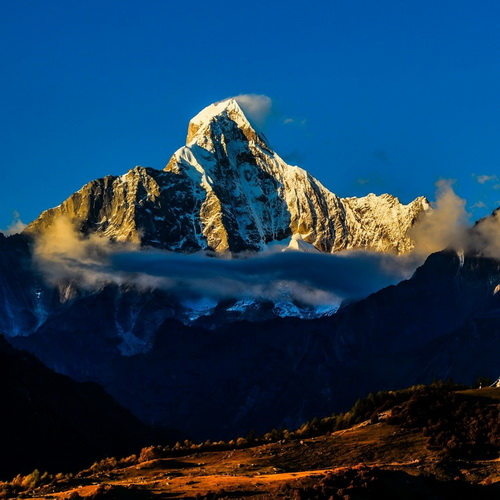
%> input picture Lab1/1.jpg, 500 x 500 px
$ octave lab2.m   (GNU Octave 9; MATLAB toolbox functions it lacks are replaced by stand-ins)
%> lines starting %> are read from the running program, lines starting %| are printed output that depends on the picture
    clear
	close all
	clc%清理Matlab窗口
	A=imread('1.jpg');%读取图像x.jpg（引号内是图像在计算机内的存储路径）
%> A is the input picture: size 500x500x3 uint8; mean R, G, B 24.8, 58.5, 87.2
	I=rgb2gray(A);%RGB图像转灰度图像
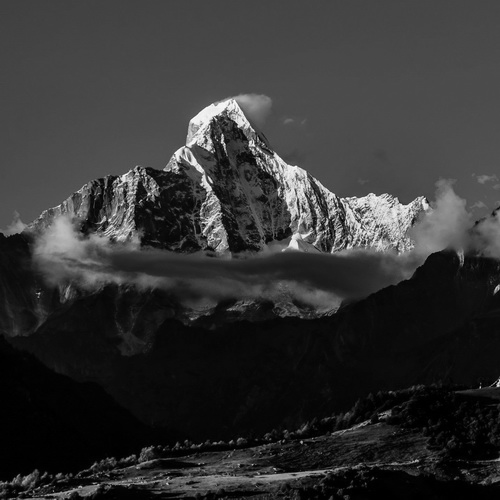
%> I: size 500x500 uint8; min 0, max 253, mean 51.7
    figure(1);
    subplot(2,3,1);
    imshow(I),title('原始图像');
	I=im2double(I);
%> I: size 500x500 double
	T=dctmtx(8);%得到一个8*8的离散余弦变化矩阵
	B=blkproc(I,[8 8],'P1*x*P2',T,T');
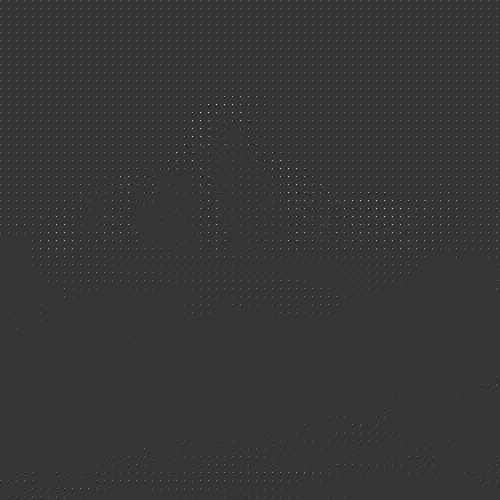
%> B: size 500x500 double; min -1.98, max 7.45, mean 0.0257; drawn with min black and max white
	%x是每一个分成的8*8大小的块
	%P1*x*P2相当于像素块的处理函数
	%p1=T,p2=T’,fun=p1*x*p2'=T*x*T'是进行离散余弦变换
%%
    m=[1 0 0 0 0 0 0 0
        0 0 0 0 0 0 0 0
        0 0 0 0 0 0 0 0
        0 0 0 0 0 0 0 0
        0 0 0 0 0 0 0 0
        0 0 0 0 0 0 0 0
        0 0 0 0 0 0 0 0
        0 0 0 0 0 0 0 0];%保留左上角1个系数
    B2=blkproc(B,[8 8],'P1.*x',m);%舍弃每个块中的高频系数，达到图像压缩的目的
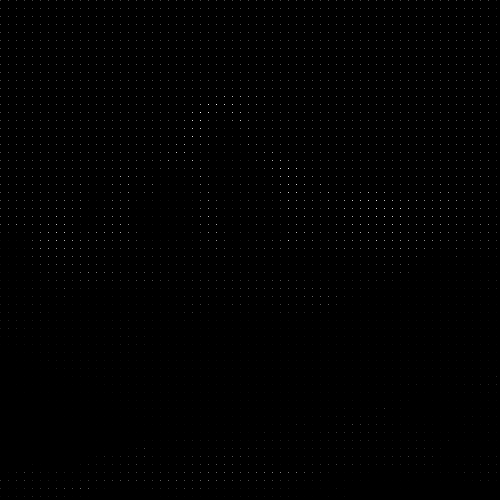
%> B2: size 500x500 double; min 0, max 7.45, mean 0.0253; drawn with min black and max white
    I2=blkproc(B2,[8 8],'P1*x*P2',T',T);%进行反余弦变换，得到压缩后的图象
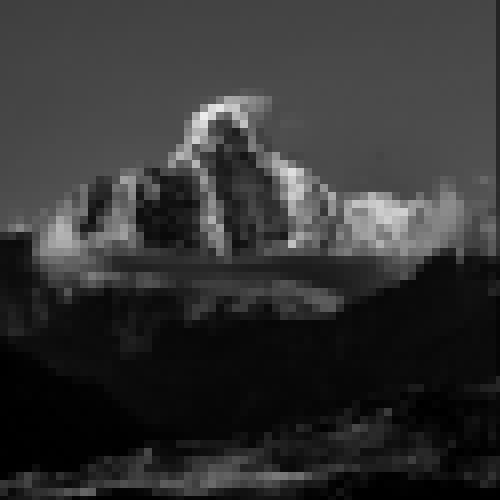
%> I2: size 500x500 double; min 0, max 0.931, mean 0.201
    miss=abs(I-I2);
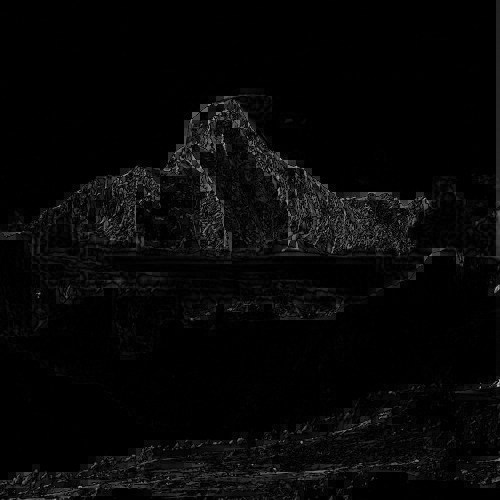
%> miss: size 500x500 double; min 0, max 0.713, mean 0.0302
    subplot(2,3,2);
    imshow(I2),title('压缩（解压缩）图像（1个系数）');
%%
    m3=[1 1 1 0 0 0 0 0
        1 1 0 0 0 0 0 0
        1 0 0 0 0 0 0 0
        0 0 0 0 0 0 0 0
        0 0 0 0 0 0 0 0
        0 0 0 0 0 0 0 0
        0 0 0 0 0 0 0 0
        0 0 0 0 0 0 0 0];%保留左上角6个系数
    B3=blkproc(B,[8 8],'P1.*x',m3);%舍弃每个块中的高频系数，达到图像压缩的目的
    I3=blkproc(B3,[8 8],'P1*x*P2',T',T);%进行反余弦变换，得到压缩后的图象
    miss3=abs(I-I3);
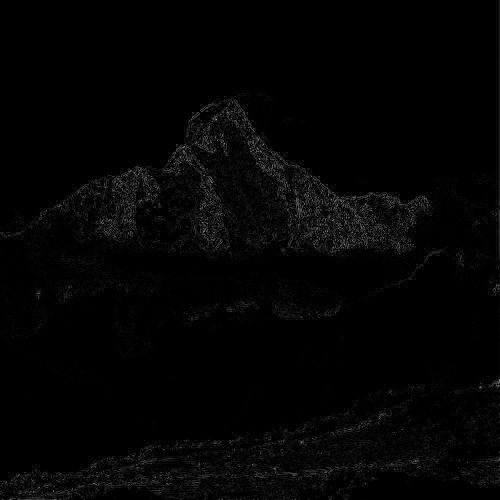
%> miss3: size 500x500 double; min 0, max 0.619, mean 0.0179
    subplot(2,3,3);
    imshow(I3),title('压缩（解压缩）图像（6个系数）');
%%
    m4=[1 1 1 1 1 0 0 0
        1 1 1 1 0 0 0 0
        1 1 1 0 0 0 0 0
        1 1 0 0 0 0 0 0
        1 0 0 0 0 0 0 0
        0 0 0 0 0 0 0 0
        0 0 0 0 0 0 0 0
        0 0 0 0 0 0 0 0];%保留左上角15个系数
    B4=blkproc(B,[8 8],'P1.*x',m4);%舍弃每个块中的高频系数，达到图像压缩的目的
    I4=blkproc(B4,[8 8],'P1*x*P2',T',T);%进行反余弦变换，得到压缩后的图象
    miss4=abs(I-I4);
    subplot(2,3,4);
    imshow(I4),title('压缩（解压缩）图像（15个系数）');
%%
    m5=[1 1 1 1 1 1 1 0
        1 1 1 1 1 1 0 0
        1 1 1 1 1 0 0 0
        1 1 1 1 0 0 0 0
        1 1 1 0 0 0 0 0
        1 1 0 0 0 0 0 0
        1 0 0 0 0 0 0 0
        0 0 0 0 0 0 0 0];%保留左上角28个系数
    B5=blkproc(B,[8 8],'P1.*x',m5);%舍弃每个块中的高频系数，达到图像压缩的目的
    I5=blkproc(B5,[8 8],'P1*x*P2',T',T);%进行反余弦变换，得到压缩后的图象
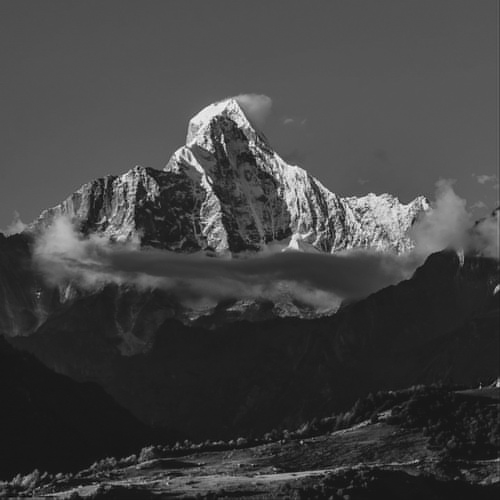
%> I5: size 500x500 double; min -0.108, max 1.07, mean 0.202; drawn with min black and max white
    miss5=abs(I-I5);
    subplot(2,3,5);
    imshow(I5),title('压缩（解压缩）图像（28个系数）');

$ run again, with Lab1/2.jpg copied over Lab1/1.jpg
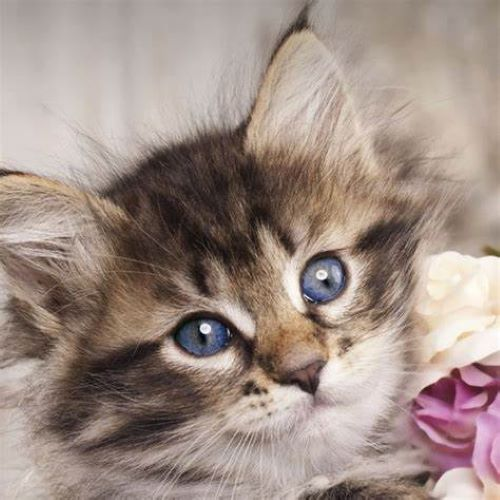
%> input picture Lab1/2.jpg, 500 x 500 px
%> A is the input picture: size 500x500x3 uint8; mean R, G, B 159.5, 142.1, 133.9
%> `I3=blkproc(B3,[8 8],'P1*x*P2',T',T);`:
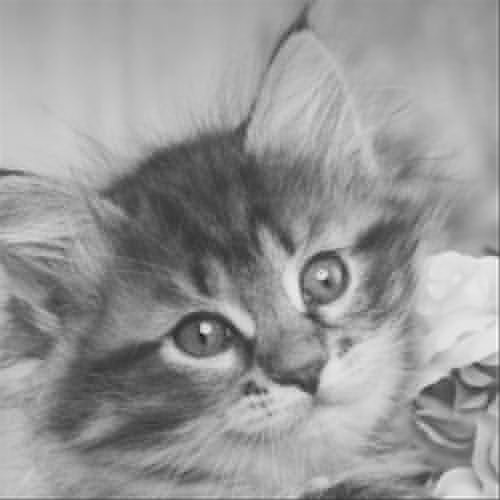
%> I3: size 500x500 double; min -0.219, max 1.11, mean 0.573; drawn with min black and max white
%> `miss3=abs(I-I3);`:
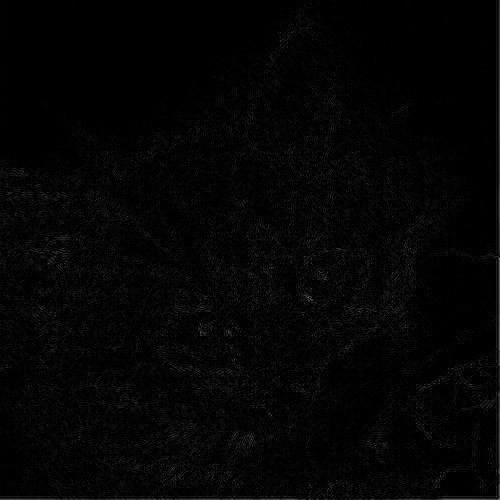
%> miss3: size 500x500 double; min 0, max 0.486, mean 0.0197
